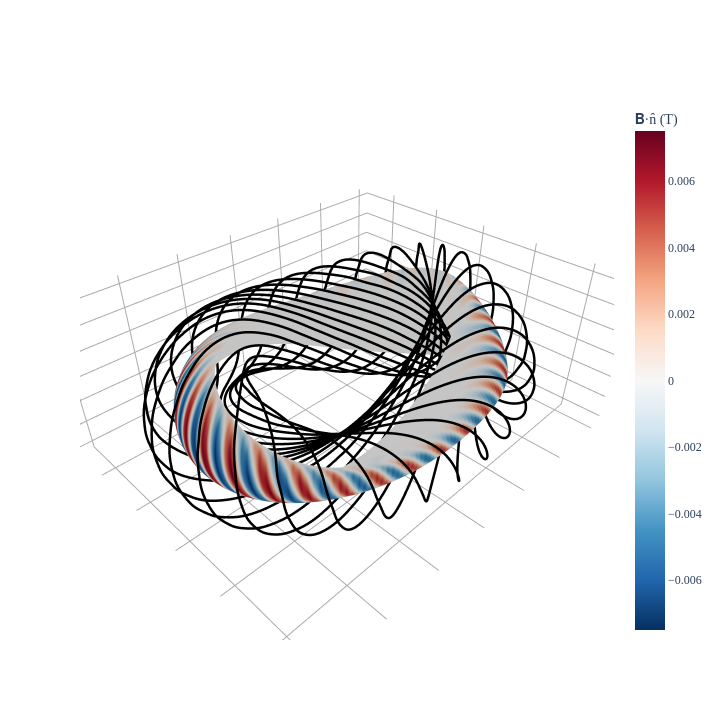

Here is the notebook cell this chart was saved with:
### Code cell
from desc.plotting import *

figsize = (10, 10)
fig = plot_3d(
    eq.surface,
    "B*n",
    field=coils_helical,
    figsize=figsize,
    zeroline=False,
    showgrid=False,
)

# colors=["black","cyan","darkmagenta"]*2
# for coi,col in zip(coils_helical,colors):
#     fig=plot_coils(coi,fig=fig,color=col,figsize=figsize)
fig = plot_coils(coils_helical, fig=fig, figsize=figsize)
fig.update_layout(
    scene=dict(
        xaxis=dict(showticklabels=False),
        yaxis=dict(showticklabels=False),
        zaxis=dict(showticklabels=False),
        xaxis_title=" ",
        yaxis_title=" ",
        zaxis_title=" ",
    ),
)
fig.show()
if save_stuff:
    fig.write_image("figures/helical_coils.png")

### Figure 1 — Plotly figure (JSON) as saved in the notebook; plotly's stock layout.template omitted (floating-point values rounded to 4 significant figures; data arrays with more than 128 entries replaced by an {"elided": "..."} marker saying what was removed)
{"data": [{"colorbar": {"title": {"text": "𝐁·n̂ (T)"}}, "colorscale": [[0, "rgb(5,48,97)"], [0.1, "rgb(33,102,172)"], [0.2, "rgb(67,147,195)"], [0.3, "rgb(146,197,222)"], [0.4, "rgb(209,229,240)"], [0.5, "rgb(247,247,247)"], [0.6, "rgb(253,219,199)"], [0.7, "rgb(244,165,130)"], [0.8, "rgb(214,96,77)"], [0.9, "rgb(178,24,43)"], [1, "rgb(103,0,31)"]], "flatshading": true, "i": {"elided": "40200 int values"}, "intensity": {"elided": "20301 float values"}, "j": {"elided": "40200 int values"}, "k": {"elided": "40200 int values"}, "name": "𝐁·n̂ (T)", "opacity": 1, "showscale": true, "type": "mesh3d", "x": {"elided": "20301 float values"}, "y": {"elided": "20301 float values"}, "z": {"elided": "20301 float values"}}, {"hovertext": "Current = 172506.32140352705 (A)", "line": {"color": "black", "dash": "solid", "width": 5}, "marker": {"opacity": 0, "size": 0}, "name": "CoilSet[0]", "showlegend": false, "type": "scatter3d", "x": {"elided": "801 float values"}, "y": {"elided": "801 float values"}, "z": {"elided": "801 float values"}}, {"hovertext": "Current = 172506.32140352705 (A)", "line": {"color": "black", "dash": "solid", "width": 5}, "marker": {"opacity": 0, "size": 0}, "name": "CoilSet[1]", "showlegend": false, "type": "scatter3d", "x": {"elided": "801 float values"}, "y": {"elided": "801 float values"}, "z": {"elided": "801 float values"}}, {"hovertext": "Current = 172506.32140352705 (A)", "line": {"color": "black", "dash": "solid", "width": 5}, "marker": {"opacity": 0, "size": 0}, "name": "CoilSet[2]", "showlegend": false, "type": "scatter3d", "x": {"elided": "801 float values"}, "y": {"elided": "801 float values"}, "z": {"elided": "801 float values"}}, {"hovertext": "Current = 172506.32140352705 (A)", "line": {"color": "black", "dash": "solid", "width": 5}, "marker": {"opacity": 0, "size": 0}, "name": "CoilSet[3]", "showlegend": false, "type": "scatter3d", "x": {"elided": "801 float values"}, "y": {"elided": "801 float values"}, "z": {"elided": "801 float values"}}, {"hovertext": "Current = 172506.32140352705 (A)", "line": {"color": "black", "dash": "solid", "width": 5}, "marker": {"opacity": 0, "size": 0}, "name": "CoilSet[4]", "showlegend": false, "type": "scatter3d", "x": {"elided": "801 float values"}, "y": {"elided": "801 float values"}, "z": {"elided": "801 float values"}}, {"hovertext": "Current = 172506.32140352705 (A)", "line": {"color": "black", "dash": "solid", "width": 5}, "marker": {"opacity": 0, "size": 0}, "name": "CoilSet[5]", "showlegend": false, "type": "scatter3d", "x": {"elided": "801 float values"}, "y": {"elided": "801 float values"}, "z": {"elided": "801 float values"}}, {"hovertext": "Current = 172506.32140352705 (A)", "line": {"color": "black", "dash": "solid", "width": 5}, "marker": {"opacity": 0, "size": 0}, "name": "CoilSet[6]", "showlegend": false, "type": "scatter3d", "x": {"elided": "801 float values"}, "y": {"elided": "801 float values"}, "z": {"elided": "801 float values"}}, {"hovertext": "Current = 172506.32140352705 (A)", "line": {"color": "black", "dash": "solid", "width": 5}, "marker": {"opacity": 0, "size": 0}, "name": "CoilSet[7]", "showlegend": false, "type": "scatter3d", "x": {"elided": "801 float values"}, "y": {"elided": "801 float values"}, "z": {"elided": "801 float values"}}, {"hovertext": "Current = 172506.32140352705 (A)", "line": {"color": "black", "dash": "solid", "width": 5}, "marker": {"opacity": 0, "size": 0}, "name": "CoilSet[8]", "showlegend": false, "type": "scatter3d", "x": {"elided": "801 float values"}, "y": {"elided": "801 float values"}, "z": {"elided": "801 float values"}}, {"hovertext": "Current = 172506.32140352705 (A)", "line": {"color": "black", "dash": "solid", "width": 5}, "marker": {"opacity": 0, "size": 0}, "name": "CoilSet[9]", "showlegend": false, "type": "scatter3d", "x": {"elided": "801 float values"}, "y": {"elided": "801 float values"}, "z": {"elided": "801 float values"}}, {"hovertext": "Current = 172506.32140352705 (A)", "line": {"color": "black", "dash": "solid", "width": 5}, "marker": {"opacity": 0, "size": 0}, "name": "CoilSet[10]", "showlegend": false, "type": "scatter3d", "x": {"elided": "801 float values"}, "y": {"elided": "801 float values"}, "z": {"elided": "801 float values"}}, {"hovertext": "Current = 172506.32140352705 (A)", "line": {"color": "black", "dash": "solid", "width": 5}, "marker": {"opacity": 0, "size": 0}, "name": "CoilSet[11]", "showlegend": false, "type": "scatter3d", "x": {"elided": "801 float values"}, "y": {"elided": "801 float values"}, "z": {"elided": "801 float values"}}, {"hovertext": "Current = 172506.32140352705 (A)", "line": {"color": "black", "dash": "solid", "width": 5}, "marker": {"opacity": 0, "size": 0}, "name": "CoilSet[12]", "showlegend": false, "type": "scatter3d", "x": {"elided": "801 float values"}, "y": {"elided": "801 float values"}, "z": {"elided": "801 float values"}}, {"hovertext": "Current = 172506.32140352705 (A)", "line": {"color": "black", "dash": "solid", "width": 5}, "marker": {"opacity": 0, "size": 0}, "name": "CoilSet[13]", "showlegend": false, "type": "scatter3d", "x": {"elided": "801 float values"}, "y": {"elided": "801 float values"}, "z": {"elided": "801 float values"}}, {"hovertext": "Current = 172506.32140352705 (A)", "line": {"color": "black", "dash": "solid", "width": 5}, "marker": {"opacity": 0, "size": 0}, "name": "CoilSet[14]", "showlegend": false, "type": "scatter3d", "x": {"elided": "801 float values"}, "y": {"elided": "801 float values"}, "z": {"elided": "801 float values"}}, {"hovertext": "Current = 172506.32140352705 (A)", "line": {"color": "black", "dash": "solid", "width": 5}, "marker": {"opacity": 0, "size": 0}, "name": "CoilSet[15]", "showlegend": false, "type": "scatter3d", "x": {"elided": "801 float values"}, "y": {"elided": "801 float values"}, "z": {"elided": "801 float values"}}], "layout": {"font": {"family": "Times"}, "height": 720.5, "scene": {"aspectmode": "data", "xaxis": {"backgroundcolor": "white", "gridcolor": "darkgrey", "showbackground": false, "showgrid": true, "showticklabels": false, "title": {"text": " "}, "zeroline": true, "zerolinecolor": "darkgrey"}, "yaxis": {"backgroundcolor": "white", "gridcolor": "darkgrey", "showbackground": false, "showgrid": true, "showticklabels": false, "title": {"text": " "}, "zeroline": true, "zerolinecolor": "darkgrey"}, "zaxis": {"backgroundcolor": "white", "gridcolor": "darkgrey", "showbackground": false, "showgrid": true, "showticklabels": false, "title": {"text": " "}, "zeroline": true, "zerolinecolor": "darkgrey"}}, "title": {"text": "", "x": 0.5, "xanchor": "center", "y": 0.9, "yanchor": "top"}, "width": 720.5}}
